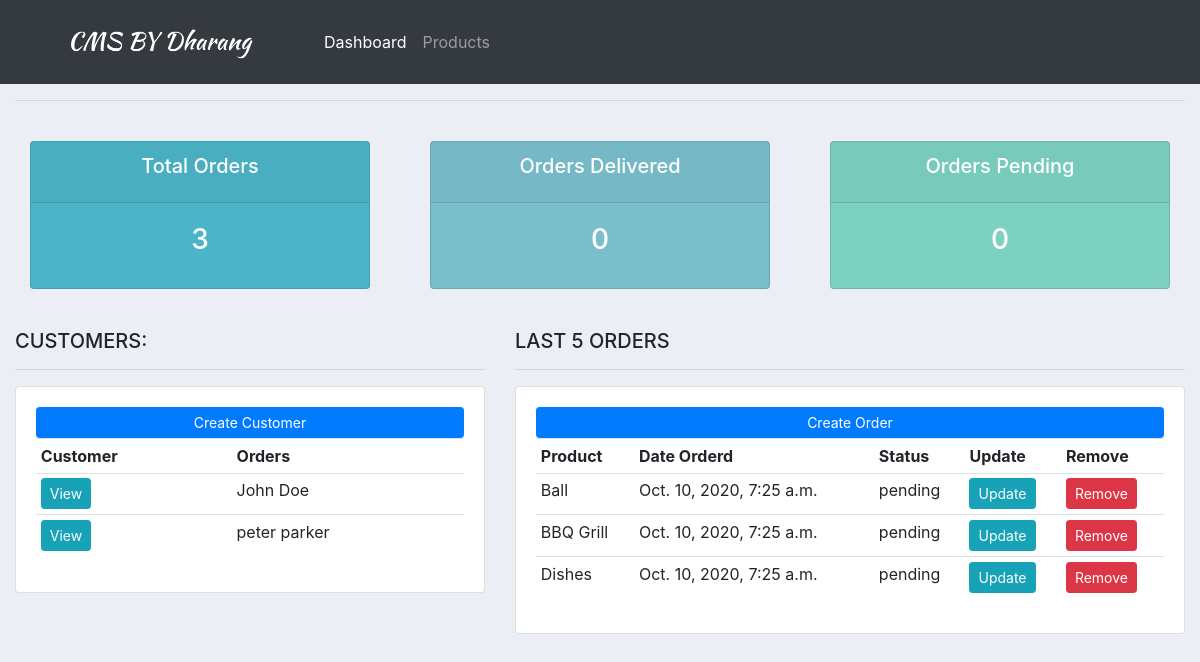
The app's page /, older data.
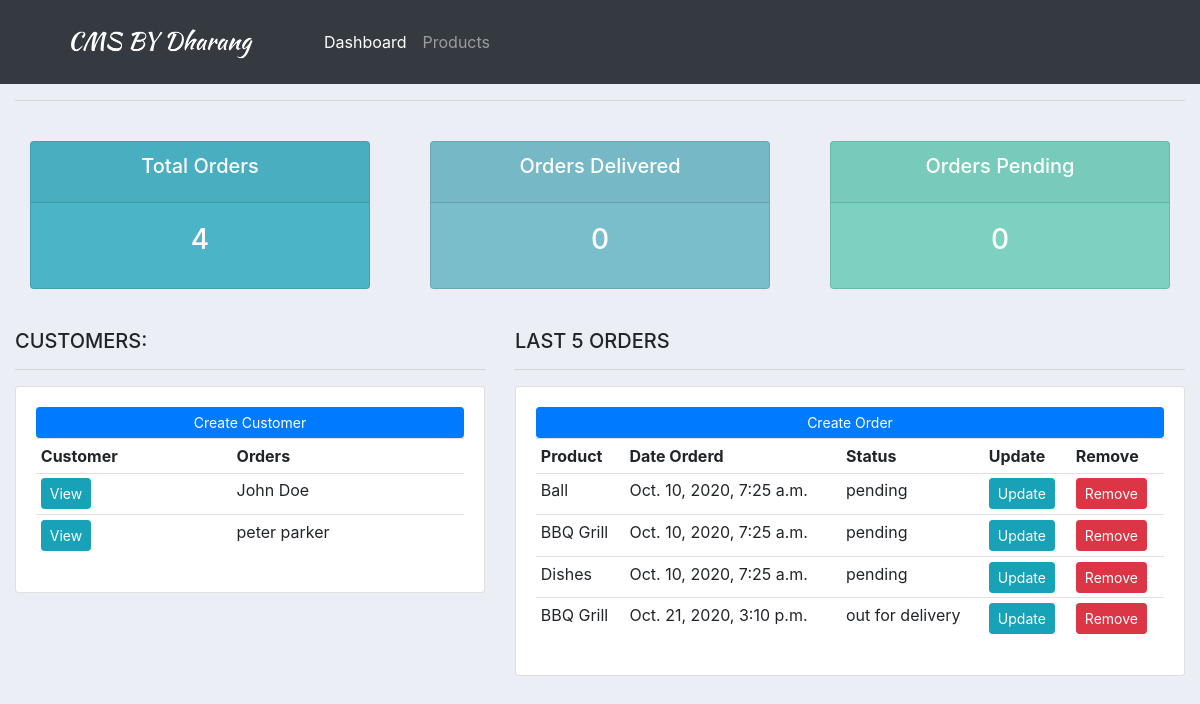
The same page, newer data.
### accounts/models.py (models this page shows, shortened)
class Customer(models.Model):
    name = models.CharField(max_length=200,null=True)
    phone = models.CharField(max_length=200,null=True)
    email = models.CharField(max_length=200,null=True)
    date_created = models.DateTimeField(auto_now_add=True)

class Orders(models.Model):
    STATUS = (
        ('pending','pending'),
        ('out for delivery','out for delivery'),
        ('delivered','delivered'),
             )
    customer = models.ForeignKey(Customer,on_delete=models.SET_NULL,null=True)
    product = models.ForeignKey(Products,on_delete=models.SET_NULL,null=True)
    date_created = models.DateTimeField(auto_now_add=True)
    status = models.CharField(max_length=200,null=True,choices=STATUS)

class Products(models.Model):
    CATAGORY = (
        ('Indoor','Indoor'),
        ('Outdoor','Outdoor'),
                )
    name = models.CharField(max_length=200,null=True)
    category = models.CharField(max_length=200,null=True,choices=CATAGORY)
    price = models.FloatField(null=True)
    description = models.CharField(max_length=200,null=True,blank=True)
    date_created = models.DateTimeField(auto_now_add=True)
    tags = models.ManyToManyField(Tag)
    def __str__(self):
        return self.name

### accounts/views.py (the view)
# urls.py: path('', views.home, name='home' ),
def home(request):
    customer = Customer.objects.all()
    order = Orders.objects.all()
    total_orders = order.count()
    total_delivered = order.filter(status='Delivered').count()
    total_pending = order.filter(status='Pending').count()
    context = { 'customer': customer,'order':order, 'total_orders': total_orders, 'total_delivered':total_delivered,'total_pending':total_pending }
    return render(request, 'accounts/dashboard.html', context)

### accounts/templates/accounts/dashboard.html
{% extends 'accounts/main.html' %}
{% block content%}
{%  include 'accounts/status.html' %}
<br>
<div class="row">
	<div class="col-md-5">
		<h5>CUSTOMERS:</h5>
		<hr>
		<div class="card card-body">
			<a class="btn btn-primary  btn-sm btn-block" href="">Create Customer</a>
			<table class="table table-sm">
				<tr>
					<th>Customer</th>
					<th>Orders</th>
				</tr>
				{% for i in customer %}
					<tr>
						<td><a class="btn btn-sm btn-info" href="{% url 'customer' i.id %}">View</a></td>
						<td>{{i.name}}</td>
					</tr>
				{% endfor %}
			</table>
		</div>
	</div>
	<div class="col-md-7">
		<h5>LAST 5 ORDERS</h5>
		<hr>
		<div class="card card-body">
			<a class="btn btn-primary  btn-sm btn-block" href="{% url 'create_order' %}">Create Order</a>
			<table class="table table-sm">
				<tr>
					<th>Product</th>
					<th>Date Orderd</th>
					<th>Status</th>
					<th>Update</th>
					<th>Remove</th>
				</tr>
				{% for i in order %}
					<tr>
						<td>{{i.product}}</td>
						<td>{{i.date_created}}</td>
						<td>{{i.status}}</td>
						<td><a class="btn btn-sm btn-info" href="{% url 'update_order' i.id %}">Update</a></td>
						<td><a class="btn btn-sm btn-danger" href="{% url 'delete_order' i.id %}">Remove</a></td>
					</tr>
				{% endfor %}
			</table>
		</div>
	</div>
</div>
{% endblock %}

Row changes from the older to the newer data that the page shows:
added Orders: product "BBQ Grill", date_created "Oct. 21, 2020, 3:10 p.m.", status "out for delivery"
Text that changed along with them:
{{ total_orders }}: "3" → "4"
